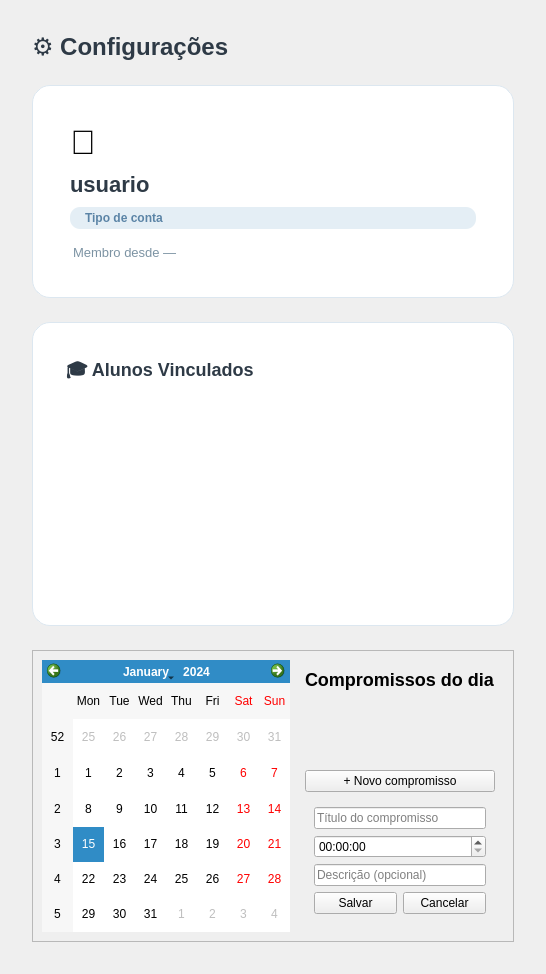
<?xml version="1.0" encoding="UTF-8"?>
<ui version="4.0">
 <class>ConfiguracoesScreen</class>
 <widget class="QWidget" name="ConfiguracoesScreen">
  <property name="styleSheet">
   <string notr="true">#ConfiguracoesScreen { 
     background: qlineargradient(x1:0, y1:0, x2:1, y2:1, 
     stop:0 #EAF2F8, stop:1 #F6FAFC);
     font-family: 'Segoe UI', 'Nunito Sans', -apple-system, BlinkMacSystemFont, sans-serif;
   }</string>
  </property>
  <layout class="QVBoxLayout" name="verticalLayout">
   <property name="spacing"><number>24</number></property>
   <property name="leftMargin"><number>32</number></property>
   <property name="topMargin"><number>32</number></property>
   <property name="rightMargin"><number>32</number></property>
   <property name="bottomMargin"><number>32</number></property>

   <item>
    <widget class="QLabel" name="labelTitulo">
     <property name="text"><string>&lt;b&gt;⚙️ Configurações&lt;/b&gt;</string></property>
     <property name="styleSheet">
      <string notr="true">QLabel { font-size: 24px; color: #2E3A46; }</string>
     </property>
    </widget>
   </item>

   <!-- Card: Meu Perfil -->
   <item>
    <widget class="QFrame" name="framePerfil">
     <property name="styleSheet">
      <string notr="true">#framePerfil {
        background: #FFFFFF;
        border-radius: 18px;
        border: 1px solid #DCE7F0;
        padding: 28px;
      }</string>
     </property>
     <layout class="QVBoxLayout" name="layoutPerfil">
      <property name="spacing"><number>10</number></property>
      <item>
       <widget class="QLabel" name="labelIconePerfil">
        <property name="text"><string>👤</string></property>
        <property name="styleSheet"><string notr="true">QLabel { font-size: 34px; }</string></property>
       </widget>
      </item>
      <item>
       <widget class="QLabel" name="labelUsername">
        <property name="text"><string>usuario</string></property>
        <property name="styleSheet"><string notr="true">QLabel { font-size: 22px; font-weight: 700; color: #2E3A46; }</string></property>
       </widget>
      </item>
      <item>
       <widget class="QLabel" name="labelTipo">
        <property name="text"><string>Tipo de conta</string></property>
        <property name="styleSheet">
         <string notr="true">QLabel {
           font-size: 12px;
           font-weight: 600;
           color: #5B84A6;
           background: #E4EEF5;
           border-radius: 10px;
           padding: 4px 12px;
         }</string>
        </property>
       </widget>
      </item>
      <item>
       <widget class="QLabel" name="labelDataCriacao">
        <property name="text"><string>Membro desde —</string></property>
        <property name="styleSheet"><string notr="true">QLabel { font-size: 13px; color: #7C93A3; margin-top: 6px; }</string></property>
       </widget>
      </item>
     </layout>
    </widget>
   </item>

   <!-- Card: Alunos Vinculados (somente para tipo 'pai') -->
   <item>
    <widget class="QFrame" name="frameFilhos">
     <property name="styleSheet">
      <string notr="true">#frameFilhos {
        background: #FFFFFF;
        border-radius: 18px;
        border: 1px solid #DCE7F0;
        padding: 24px;
      }</string>
     </property>
     <layout class="QVBoxLayout" name="layoutFilhos">
      <property name="spacing"><number>12</number></property>
      <item>
       <widget class="QLabel" name="labelTituloFilhos">
        <property name="text"><string>&lt;b&gt;🎓 Alunos Vinculados&lt;/b&gt;</string></property>
        <property name="styleSheet"><string notr="true">QLabel { font-size: 18px; color: #2E3A46; }</string></property>
       </widget>
      </item>
      <item>
       <widget class="QListWidget" name="listaFilhos">
        <property name="styleSheet">
         <string notr="true">QListWidget {
           border: none;
           font-size: 15px;
           color: #2E3A46;
           background: transparent;
         }
         QListWidget::item {
           padding: 12px 14px;
           border-bottom: 1px solid #EAF1F6;
         }</string>
        </property>
       </widget>
      </item>
     </layout>
    </widget>
   </item>

   <!-- Card: Minha Agenda (somente para tipo 'psicologo') -->
   <item>
    <widget class="QFrame" name="frameAgenda">
     <property name="frameShape">
      <enum>QFrame::StyledPanel</enum>
     </property>
     <layout class="QHBoxLayout" name="horizontalLayoutAgenda">
      <!-- Calendário -->
      <item>
       <widget class="QCalendarWidget" name="calendarAgenda">
        <property name="minimumWidth">
         <number>340</number>
        </property>
        <property name="maximumWidth">
         <number>360</number>
        </property>
       </widget>
      </item>
      <!-- Lado direito -->
      <item>
       <widget class="QFrame" name="frameCompromissos">
        <layout class="QVBoxLayout" name="verticalLayoutCompromissos">
         <item>
          <widget class="QLabel" name="labelDia">
           <property name="text">
            <string>Compromissos do dia</string>
           </property>
           <property name="styleSheet">
            <string notr="true">font-size:18px; font-weight:600;</string>
           </property>
          </widget>
         </item>
         <!-- Lista de compromissos -->
         <item>
          <widget class="QScrollArea" name="scrollCompromissos">
           <property name="widgetResizable">
            <bool>true</bool>
           </property>
           <property name="frameShape">
            <enum>QFrame::NoFrame</enum>
           </property>
           <widget class="QWidget" name="conteudoCompromissos">
            <layout class="QVBoxLayout" name="layoutCompromissos">
             <property name="spacing">
              <number>10</number>
             </property>
             <property name="leftMargin">
              <number>0</number>
             </property>
             <property name="topMargin">
              <number>0</number>
             </property>
             <property name="rightMargin">
              <number>0</number>
             </property>
             <property name="bottomMargin">
              <number>0</number>
             </property>
             <!-- Os cards dos compromissos serão adicionados via Python -->
             <item>
              <spacer name="verticalSpacer">
               <property name="orientation">
                <enum>Qt::Vertical</enum>
               </property>
               <property name="sizeHint" stdset="0">
                <size>
                 <width>20</width>
                 <height>40</height>
                </size>
               </property>
              </spacer>
             </item>
            </layout>
           </widget>
          </widget>
         </item>
         <item>
          <widget class="QPushButton" name="btnNovoCompromisso">
           <property name="minimumHeight">
            <number>40</number>
           </property>
           <property name="text">
            <string>+ Novo compromisso</string>
           </property>
          </widget>
         </item>

         <item>
          <widget class="QFrame" name="frameNovoCompromisso">

           <property name="visible">
            <bool>false</bool>
           </property>

           <layout class="QVBoxLayout" name="layoutNovoCompromisso">

            <item>
             <widget class="QLineEdit" name="inputTitulo">
              <property name="placeholderText">
               <string>Título do compromisso</string>
              </property>
             </widget>
            </item>

            <item>
             <widget class="QTimeEdit" name="inputHora"/>
            </item>

            <item>
             <widget class="QLineEdit" name="inputDescricao">
              <property name="placeholderText">
               <string>Descrição (opcional)</string>
              </property>
             </widget>
            </item>

            <item>
             <layout class="QHBoxLayout">

              <item>
               <widget class="QPushButton" name="btnSalvarCompromisso">
                <property name="text">
                 <string>Salvar</string>
                </property>
               </widget>
              </item>

              <item>
               <widget class="QPushButton" name="btnCancelarCompromisso">
                <property name="text">
                 <string>Cancelar</string>
                </property>
               </widget>
              </item>

             </layout>
            </item>

           </layout>

          </widget>
         </item>
        </layout>
       </widget>
      </item>
     </layout>
    </widget>
   </item>
  </layout>
 </widget>
 <resources/>
 <connections/>

</ui>
